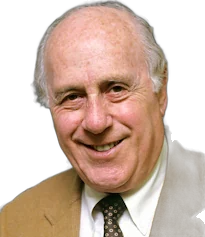
#> input picture assets/entrenadores/auerbach.webp, 205 x 237 px, given in place of daly.webp, which was not available
$ python encuadrar_entrenadores.py ../assets/entrenadores ../assets/entrenadores/brown.webp
#> lines starting #> are read from the running program, lines starting #| are printed output that depends on the picture; after the words box and inside, x2 and y2 are one past the last pixel; in counts of white or black regions, pixels touching at a corner belong together
"""Encuadre parejo de las fotos de entrenadores (recortes sin fondo, ver entrenadores.py).

En la tarjeta del draft se ven en un cuadrado, así que las fotos de cuerpo entero se acercan a
cabeza y hombros, y los primerísimos planos se alejan un poco (con el pecho desvanecido abajo).
Los cuadros se eligieron a ojo sobre cada foto: (x, y, lado) en píxeles de la foto original; lo
que cae fuera de la foto queda transparente.

Uso: python3 tools/encuadrar_entrenadores.py ORIGENES_DIR DESTINO_DIR
"""
import sys
from pathlib import Path

import numpy as np
from PIL import Image

LADO = 400

# Planos lejanos: se acercan.
CUADROS = {
    'dantoni': (-10, -35, 300),
    'popovich': (5, -30, 330),
    'riley': (60, -30, 330),
    'rivers': (25, -25, 250),
}
# Primerísimos planos: el contenido ocupa 1/factor del cuadro, centrado y con aire arriba.
ALEJAR = {'daly': 1.3, 'tomjanovich': 1.3, 'thibodeau': 1.35, 'holzman': 1.3}
# Zonas a borrar (otra persona detrás): (x0, y0, x1, y1).
BORRAR = {'rivers': [(229, 0, 420, 128)]}
# Alrededor de la cabeza: se borra todo lo que quede fuera de la elipse (cx, cy, rx, ry) por encima
# de la fila y_max y a la derecha de x_min (asoma otra persona detrás).
ELIPSE = {'rivers': (178, 88, 50, 68, 128, 120)}


def cuadro(rgba, x0, y0, lado):
    lienzo = Image.new('RGBA', (lado, lado), (0, 0, 0, 0))
    fuente = rgba.crop((max(0, x0), max(0, y0), min(rgba.width, x0 + lado), min(rgba.height, y0 + lado)))
    lienzo.alpha_composite(fuente, dest=(max(0, -x0), max(0, -y0)))
    fin = rgba.height - y0  # fila del cuadro donde se termina la foto
    if fin < lado:
        alfa = np.array(lienzo.getchannel('A'), dtype=np.float32)
        largo = max(8, int(lado * 0.14))
        for fila in range(max(0, fin - largo), fin):
            alfa[fila, :] *= (fin - fila) / largo
        lienzo.putalpha(Image.fromarray(alfa.clip(0, 255).astype(np.uint8)))
    return lienzo.resize((LADO, LADO), Image.LANCZOS)


def main():
    origen, destino = Path(sys.argv[1]), Path(sys.argv[2])
    for id_ in sorted({*CUADROS, *ALEJAR}):
        rgba = Image.open(origen / f'{id_}.webp').convert('RGBA')
#> rgba is the input picture: PIL image 205x237 RGBA; mean R, G, B, A 113.4, 89.2, 73.6, 152.9
        for x0, y0, x1, y1 in BORRAR.get(id_, []):
            alfa = rgba.getchannel('A')
            alfa.paste(0, (x0, y0, x1, y1))
            rgba.putalpha(alfa)
        if id_ in ELIPSE:
            cx, cy, rx, ry, y_max, x_min = ELIPSE[id_]
            alfa = np.array(rgba.getchannel('A'))
            ys, xs = np.mgrid[0 : rgba.height, 0 : rgba.width]
            fuera = ((xs - cx) / rx) ** 2 + ((ys - cy) / ry) ** 2 > 1
            alfa[fuera & (ys < y_max) & (xs > x_min)] = 0
            rgba.putalpha(Image.fromarray(alfa))
        if id_ in CUADROS:
            salida = cuadro(rgba, *CUADROS[id_])
        else:
            lado = round(rgba.width * ALEJAR[id_])
#> lado = 266
            salida = cuadro(rgba, -(lado - rgba.width) // 2, -round(lado * 0.08), lado)
#> in cuadro, `lienzo = Image.new('RGBA', (lado, lado), (0, 0, 0, 0))`: lienzo: PIL image 266x266 RGBA; every value is 0
#> in cuadro, `lienzo.alpha_composite(fuente, dest=(max(0, -x0), max(0, -y0)))`:
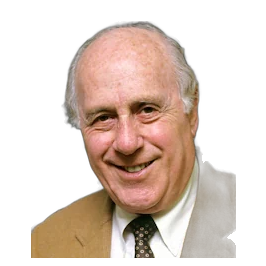
#> lienzo: PIL image 266x266 RGBA; mean R, G, B, A 77.2, 60.6, 49.9, 105; transparent parts drawn white
#> in cuadro, `alfa = np.array(lienzo.getchannel('A'), dtype=np.float32)`:
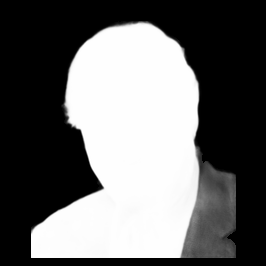
#> alfa: shape (266, 266) float32; min 0, max 255, mean 105
#> after the loop in cuadro, `for fila in range(max(0, fin - largo), fin):`:
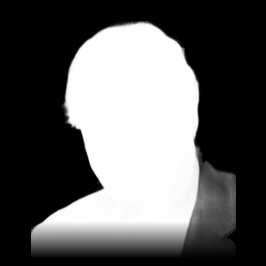
#> alfa: shape (266, 266) float32; 10.32% of pixels changed, all inside (x1, y1, x2, y2) = (31, 222, 236, 258)
#> in cuadro, `lienzo.putalpha(Image.fromarray(alfa.clip(0, 255).astype(np.uint8)))`:
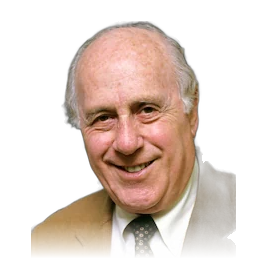
#> lienzo: PIL image 266x266 RGBA; mean R, G, B, A 77.2, 60.6, 49.9, 94.1; transparent parts drawn white
        salida.save(destino / f'{id_}.webp', quality=88, method=6)
        print(id_, 'ok')
#> pass 2 of the loop in main, `for id_ in sorted({*CUADROS, *ALEJAR}):`:
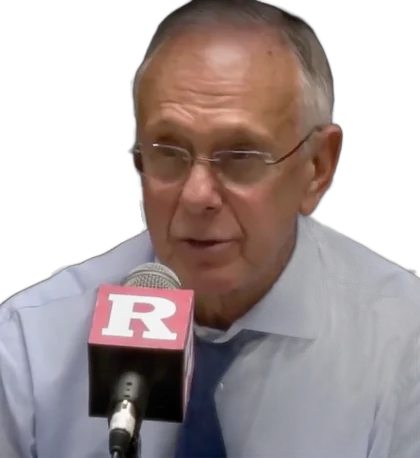
#> input picture assets/entrenadores/brown.webp, 420 x 458 px, given in place of dantoni.webp, which was not available
#> in main, rgba is the input picture: PIL image 420x458 RGBA; mean R, G, B, A 78.8, 67.4, 67.9, 150.1
#> in cuadro (call 2), `fuente = rgba.crop((max(0, x0), max(0, y0), min(rgba.width, x0 + lado)..`:
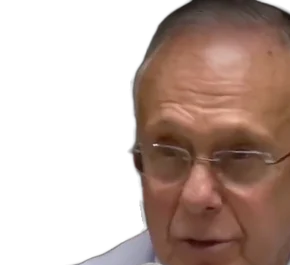
#> fuente: PIL image 290x265 RGBA; mean R, G, B, A 69.4, 49.2, 40.9, 130.7; transparent parts drawn white
#> in cuadro (call 2), `lienzo.alpha_composite(fuente, dest=(max(0, -x0), max(0, -y0)))`:
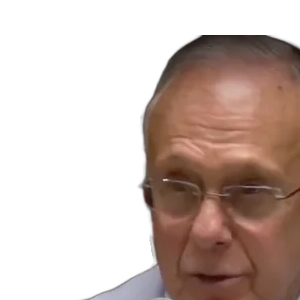
#> lienzo: PIL image 300x300 RGBA; mean R, G, B, A 59.1, 41.8, 34.7, 111.6; transparent parts drawn white


if __name__ == '__main__':
#> (the run stopped early here; a loop or call above may not have finished)
